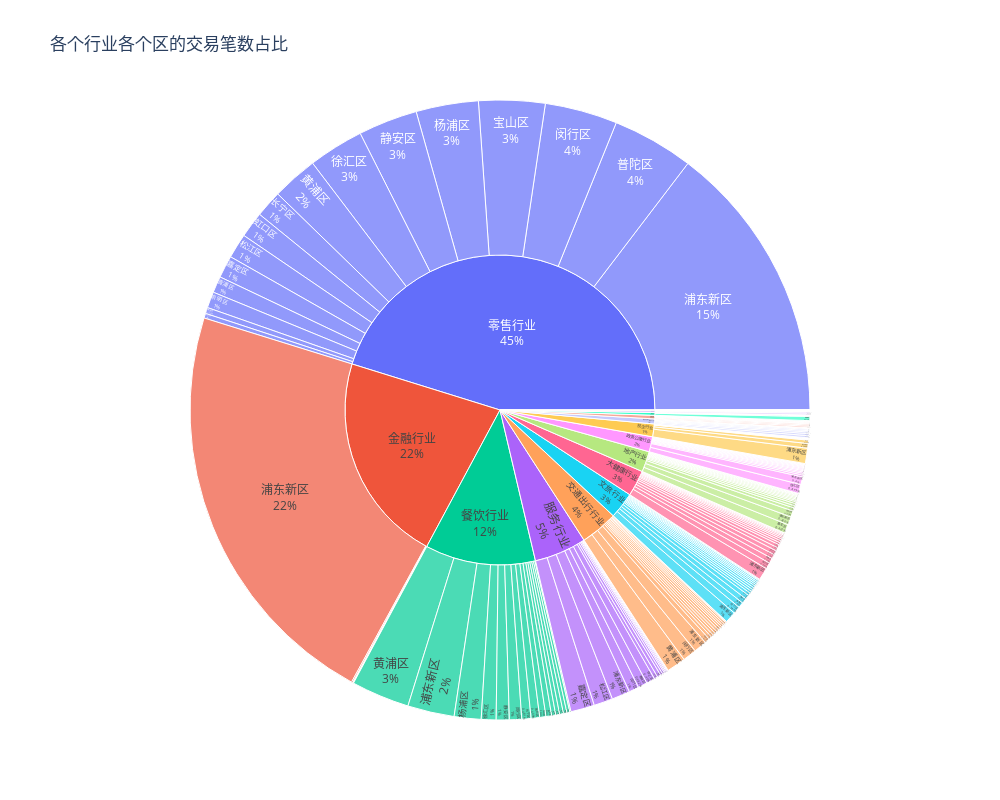
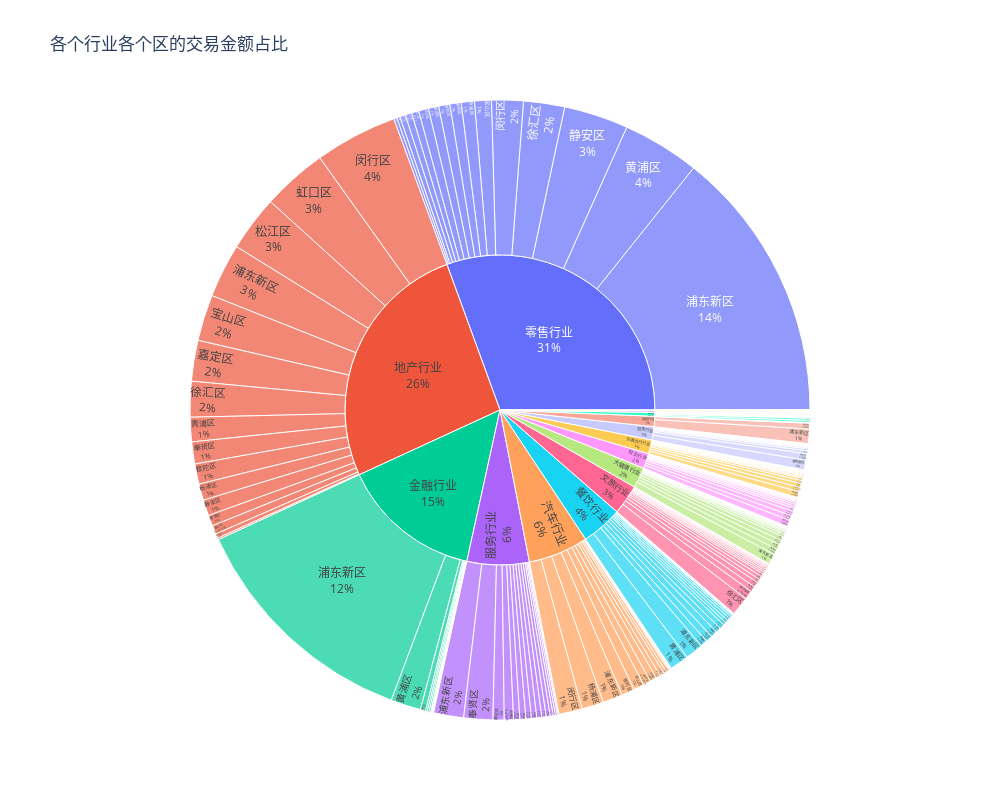

The code cell stored with these charts, in order, in its notebook:
### Code cell
figI=px.sunburst(allTransactionData,path=["行业","区"],values="交易笔数",title="各个行业各个区的交易笔数占比")
figI.update_traces(textinfo="label+percent entry")
figI.update_layout(autosize=False,height=800,width=1000)
figII=px.sunburst(allTransactionData,path=["行业","区"],values="交易金额",title="各个行业各个区的交易金额占比")
figII.update_traces(textinfo="label+percent entry")
figII.update_layout(autosize=False,height=800,width=1000)
figI.show()
figII.show()

### Figure 1 — Plotly figure (JSON) as saved in the notebook; plotly's stock layout.template omitted (floating-point values rounded to 4 significant figures; data arrays with more than 128 entries replaced by an {"elided": "..."} marker saying what was removed)
{"data": [{"branchvalues": "total", "domain": {"x": [0, 1], "y": [0, 1]}, "hovertemplate": "labels=%{label}<br>交易笔数=%{value}<br>parent=%{parent}<br>id=%{id}<extra></extra>", "ids": {"elided": "253 str values"}, "labels": {"elided": "253 str values"}, "name": "", "parents": {"elided": "253 str values"}, "textinfo": "label+percent entry", "type": "sunburst", "values": {"elided": "253 int values"}}], "layout": {"autosize": false, "height": 800, "legend": {"tracegroupgap": 0}, "title": {"text": "各个行业各个区的交易笔数占比"}, "width": 1000}}

### Figure 2 — Plotly figure (JSON) as saved in the notebook; plotly's stock layout.template omitted (floating-point values rounded to 4 significant figures; data arrays with more than 128 entries replaced by an {"elided": "..."} marker saying what was removed)
{"data": [{"branchvalues": "total", "domain": {"x": [0, 1], "y": [0, 1]}, "hovertemplate": "labels=%{label}<br>交易金额=%{value}<br>parent=%{parent}<br>id=%{id}<extra></extra>", "ids": {"elided": "253 str values"}, "labels": {"elided": "253 str values"}, "name": "", "parents": {"elided": "253 str values"}, "textinfo": "label+percent entry", "type": "sunburst", "values": {"elided": "253 float values"}}], "layout": {"autosize": false, "height": 800, "legend": {"tracegroupgap": 0}, "title": {"text": "各个行业各个区的交易金额占比"}, "width": 1000}}
